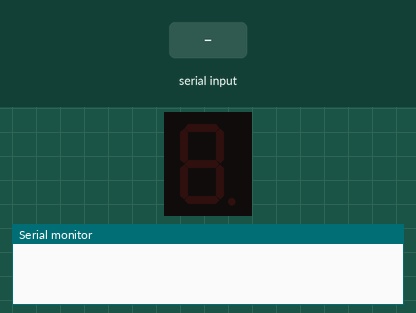
Recording of a sketch running on a simulated Arduino Uno, built with avr-gcc and run on an emulated ATmega328P. On the bench: 1-digit seven-segment display, the last lines printed to the serial monitor. Wiring (inferred from the names in the program): 1-digit 7-segment display, segments lit when HIGH: segments pin 12, pin 11, pin 10, pin 9, pin 8, pin 7, pin 6, pin 5. Inputs (shaded band) come from the test bench. The segment pins are drawn as the display they are named for.

Above: at 1.2 s.
1.3 s: "90,45\n" received over Serial
At 2.5 s:
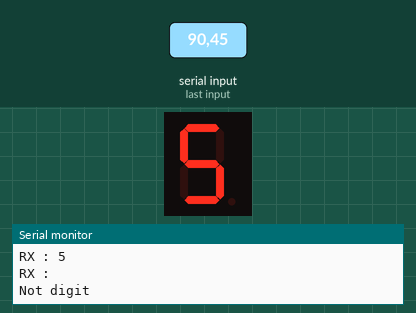
2.8 s: "30,150\n" received over Serial
At 3.8 s:
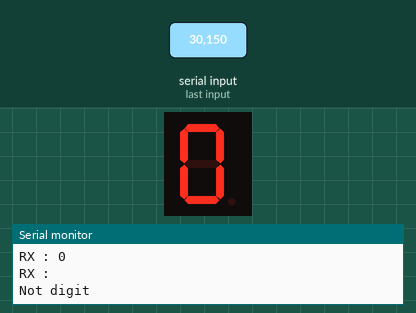
Timing chart, 0 to 5.8 s (numbered marks = the images above; inputs shaded):
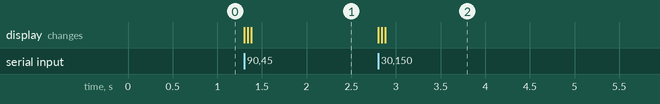

The sketch:

test_12_7_segment_with_uart1.ino
```cpp
const int pin_ssd[] = {12, 11, 10, 9, 8, 7, 6, 5};

void setup()
{
  Serial.begin(2400);
  for(int i=0;i<8;i++){
    pinMode(pin_ssd[i],OUTPUT);
  }
}

const byte ssd[] = {0xfc, 0x60, 0xda, 0xf2, 0x66, 0xb6, 0xbe, 0xe4, 0xfe, 0xe6};
void show_digit(int n){
  int ssd_signal = ssd[n];
  for(int i=7;i>=0;i--){
    digitalWrite(pin_ssd[i], ssd_signal&0x01);
    ssd_signal = ssd_signal >> 1;
  }
}

void loop()
{
  if(Serial.available()){
    char temp = Serial.read();
    Serial.println(String("RX : ")+temp);
    if(temp >= '0' && temp <= '9'){
      show_digit(temp-48);
    }
    else{
      Serial.println("Not digit");
    }
  }
}
```

Measured:
- after the input at 1.3 s, the display: first changes at once (image 1 shows a later state)
- after the input at 2.8 s, the display: first changes at once (image 2 shows a later state)
